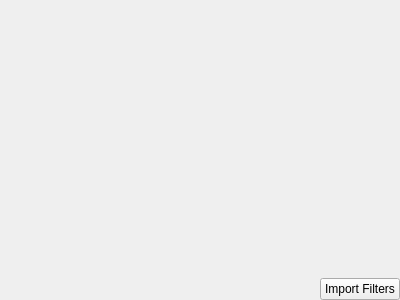
<?xml version="1.0" encoding="UTF-8"?>
<ui version="4.0">
 <class>ImportFilterPage</class>
 <widget class="QWidget" name="ImportFilterPage">
  <property name="geometry">
   <rect>
    <x>0</x>
    <y>0</y>
    <width>400</width>
    <height>300</height>
   </rect>
  </property>
  <layout class="QVBoxLayout" name="verticalLayout">
   <property name="leftMargin">
    <number>0</number>
   </property>
   <property name="topMargin">
    <number>0</number>
   </property>
   <property name="rightMargin">
    <number>0</number>
   </property>
   <property name="bottomMargin">
    <number>0</number>
   </property>
   <item>
    <widget class="PimCommon::CustomLogWidget" name="logFilters" native="true"/>
   </item>
   <item>
    <layout class="QHBoxLayout" name="horizontalLayout">
     <item>
      <spacer name="horizontalSpacer">
       <property name="orientation">
        <enum>Qt::Horizontal</enum>
       </property>
       <property name="sizeHint" stdset="0">
        <size>
         <width>40</width>
         <height>20</height>
        </size>
       </property>
      </spacer>
     </item>
     <item>
      <widget class="QPushButton" name="importFilters">
       <property name="text">
        <string>Import Filters</string>
       </property>
      </widget>
     </item>
    </layout>
   </item>
  </layout>
 </widget>
 <customwidgets>
  <customwidget>
   <class>PimCommon::CustomLogWidget</class>
   <extends>QWidget</extends>
   <header location="global">PimCommon/CustomLogWidget</header>
   <container>1</container>
  </customwidget>
 </customwidgets>
 <resources/>
 <connections/>
</ui>
